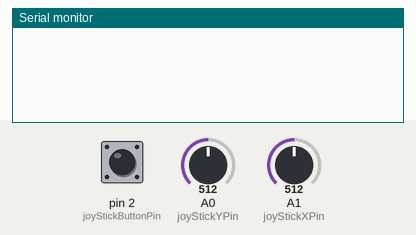
This sketch was run on a simulated Arduino Uno, built with avr-gcc and run on an emulated ATmega328P. On the bench: the last lines printed to the serial monitor. The inputs (shaded band) are chosen by the test bench; at power-on: A0 (joyStickYPin) = 512, A1 (joyStickXPin) = 512, pin 2 (joyStickButtonPin) HIGH.

Above: at 1.2 s.
1.3 s: A0 (joyStickYPin) set to 710
At 2.4 s:
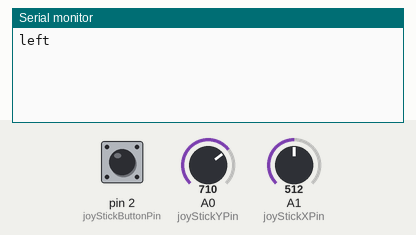
2.8 s: A1 (joyStickXPin) set to 710
At 3.6 s:
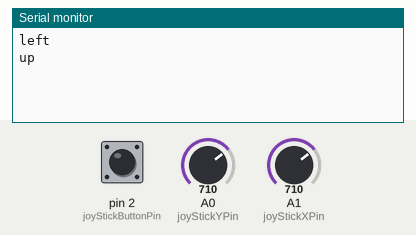
4.3 s: A0 (joyStickYPin) set to 90
At 4.9 s:
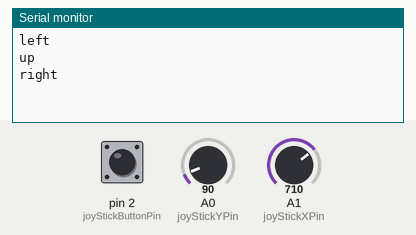
5.8 s: A1 (joyStickXPin) set to 90
At 6.2 s:
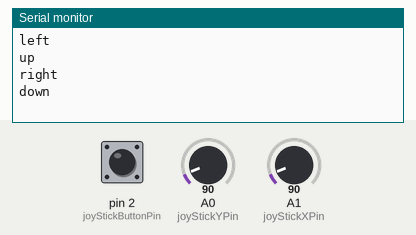

The sketch:

joystick.ino
```cpp
const int joyStickXPin = A1;
const int joyStickYPin = A0;
const int joyStickButtonPin = 2;

int joyStickXPosition = 0;
int joyStickYPosition = 0;
int joyStickButtonState = 0;

//0 = center, 1 = left/up, 2 = right/down
int joyStickXLast = 0;
int joyStickYLast = 0;

void setup() {
  // initialize serial communications at 9600 bps:
  Serial.begin(9600);

  pinMode(joyStickXPin, INPUT);
  pinMode(joyStickYPin, INPUT);

  //activate pull-up resistor on the push-button pin
  pinMode(joyStickButtonPin, INPUT_PULLUP);
}

void loop() {
  readJoystick();

  delay(100);
}

///////////////////////////////////////
/////////FUNCTIONS/////////////////////
///////////////////////////////////////

//get directions from JoyStick
void readJoystick(){
  joyStickXPosition = analogRead(joyStickXPin);
  joyStickYPosition = analogRead(joyStickYPin);
  joyStickButtonState = digitalRead(joyStickButtonPin);
  if(joyStickXPosition >= 700){
    if(joyStickXLast != 1){
      joyStickXLast = 1;
      Serial.println("up ");
    }
  } else if (joyStickXPosition <= 100){
    if(joyStickXLast != 2){
      joyStickXLast = 2;
      Serial.println("down ");
    }
  }else{
    joyStickXLast = 0;
  }
  if(joyStickYPosition >= 700){
    if(joyStickYLast != 1){
      joyStickYLast = 1;
      Serial.println("left");
    }
  } else if (joyStickYPosition <= 100){
    if(joyStickYLast != 2){
      joyStickYLast = 2;
      Serial.println("right");
    }
  }else{
    joyStickYLast = 0;
  }
}

//get numerical values from JoyStick
void joyStickValues(){
  Serial.print("X: ");
  Serial.print(joyStickXPosition);
  Serial.print(" | Y: ");
  Serial.print(joyStickYPosition);
  Serial.print(" | Button: ");
  Serial.println(joyStickButtonState);
}
```

Measured:
- after the input at 1.3 s, the serial monitor: prints a new line at once (image 1)
- after the input at 2.8 s, the serial monitor: prints a new line at once (image 2)
- after the input at 4.3 s, the serial monitor: prints a new line at once (image 3)
- after the input at 5.8 s, the serial monitor: prints a new line at once (image 4)
